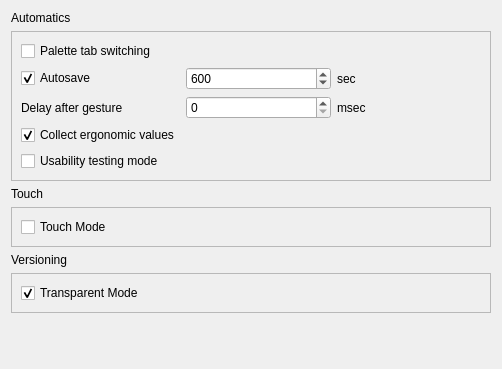
<?xml version="1.0" encoding="UTF-8"?>
<ui version="4.0">
 <class>PreferencesBehaviourPage</class>
 <widget class="QWidget" name="PreferencesBehaviourPage">
  <property name="geometry">
   <rect>
    <x>0</x>
    <y>0</y>
    <width>502</width>
    <height>369</height>
   </rect>
  </property>
  <property name="sizePolicy">
   <sizepolicy hsizetype="Expanding" vsizetype="Expanding">
    <horstretch>0</horstretch>
    <verstretch>0</verstretch>
   </sizepolicy>
  </property>
  <layout class="QVBoxLayout" name="verticalLayout">
   <item>
    <widget class="QLabel" name="label_7">
     <property name="text">
      <string>Automatics</string>
     </property>
    </widget>
   </item>
   <item>
    <widget class="QFrame" name="frame_5">
     <property name="sizePolicy">
      <sizepolicy hsizetype="Preferred" vsizetype="Preferred">
       <horstretch>0</horstretch>
       <verstretch>0</verstretch>
      </sizepolicy>
     </property>
     <property name="frameShape">
      <enum>QFrame::StyledPanel</enum>
     </property>
     <property name="frameShadow">
      <enum>QFrame::Raised</enum>
     </property>
     <layout class="QGridLayout" name="gridLayout">
      <item row="2" column="1">
       <widget class="QSpinBox" name="gestureDelaySpinBox">
        <property name="maximum">
         <number>100000</number>
        </property>
        <property name="singleStep">
         <number>10</number>
        </property>
       </widget>
      </item>
      <item row="1" column="2">
       <widget class="QLabel" name="autoSaveLabel">
        <property name="text">
         <string>sec</string>
        </property>
       </widget>
      </item>
      <item row="2" column="2">
       <widget class="QLabel" name="gestureDelayTimeUnitLabel">
        <property name="text">
         <string>msec</string>
        </property>
       </widget>
      </item>
      <item row="2" column="0">
       <widget class="QLabel" name="gestureDelayLabel">
        <property name="text">
         <string>Delay after gesture</string>
        </property>
       </widget>
      </item>
      <item row="0" column="0" colspan="3">
       <widget class="QCheckBox" name="paletteTabCheckBox">
        <property name="text">
         <string>Palette tab switching</string>
        </property>
       </widget>
      </item>
      <item row="1" column="1">
       <widget class="QSpinBox" name="autoSaveSpinBox">
        <property name="minimum">
         <number>1</number>
        </property>
        <property name="maximum">
         <number>10000</number>
        </property>
        <property name="singleStep">
         <number>1</number>
        </property>
        <property name="value">
         <number>600</number>
        </property>
       </widget>
      </item>
      <item row="1" column="0">
       <widget class="QCheckBox" name="autoSaveCheckBox">
        <property name="text">
         <string>Autosave</string>
        </property>
        <property name="checked">
         <bool>true</bool>
        </property>
       </widget>
      </item>
      <item row="3" column="0">
       <widget class="QCheckBox" name="collectErgonomicValuesCheckBox">
        <property name="text">
         <string>Collect ergonomic values</string>
        </property>
        <property name="checked">
         <bool>true</bool>
        </property>
       </widget>
      </item>
      <item row="4" column="0">
       <widget class="QCheckBox" name="usabilityModeCheckBox">
        <property name="text">
         <string>Usability testing mode</string>
        </property>
       </widget>
      </item>
     </layout>
    </widget>
   </item>
   <item>
    <widget class="QLabel" name="label">
     <property name="text">
      <string>Touch</string>
     </property>
    </widget>
   </item>
   <item>
    <widget class="QFrame" name="frame">
     <property name="frameShape">
      <enum>QFrame::StyledPanel</enum>
     </property>
     <property name="frameShadow">
      <enum>QFrame::Raised</enum>
     </property>
     <layout class="QVBoxLayout" name="verticalLayout_2">
      <item>
       <widget class="QCheckBox" name="touchModeChackBox">
        <property name="text">
         <string>Touch Mode</string>
        </property>
       </widget>
      </item>
     </layout>
    </widget>
   </item>
   <item>
    <widget class="QLabel" name="label_2">
     <property name="text">
      <string>Versioning</string>
     </property>
    </widget>
   </item>
   <item>
    <widget class="QFrame" name="frame_2">
     <property name="frameShape">
      <enum>QFrame::StyledPanel</enum>
     </property>
     <property name="frameShadow">
      <enum>QFrame::Raised</enum>
     </property>
     <layout class="QGridLayout" name="gridLayout_2">
      <item row="0" column="0">
       <widget class="QCheckBox" name="TransparentModeCheckBox">
        <property name="acceptDrops">
         <bool>false</bool>
        </property>
        <property name="text">
         <string>Transparent Mode</string>
        </property>
        <property name="checked">
         <bool>true</bool>
        </property>
       </widget>
      </item>
     </layout>
    </widget>
   </item>
   <item>
    <spacer name="verticalSpacer">
     <property name="orientation">
      <enum>Qt::Vertical</enum>
     </property>
     <property name="sizeHint" stdset="0">
      <size>
       <width>20</width>
       <height>40</height>
      </size>
     </property>
    </spacer>
   </item>
  </layout>
 </widget>
 <resources/>
 <connections/>
</ui>
